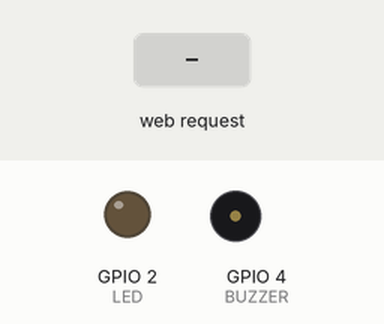
Bench run of a sketch on a simulated ESP32. Parts: output pins drawn as LEDs (lit = HIGH), buzzer (waves = sounding, pin HIGH). The test bench sets the inputs (shaded band). WiFi joins after 1.5 s; servers stay silent unless stated; the audio player accepts every command and is not drawn; what the sketch prints to the serial monitor is not drawn.

Above: at 10.2 s.
10.3 s: HTTP request GET /play?id=1 received
At 10.31 s:
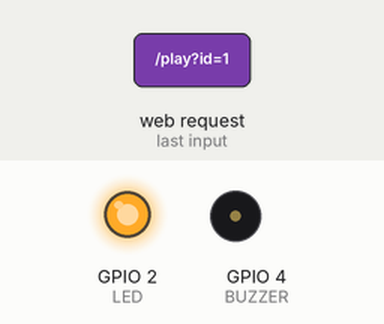
11.8 s: HTTP request GET /play?id=1&name=1&conf=1 received
At 12.7 s:
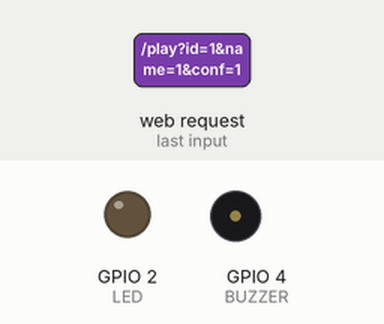
13.3 s: HTTP request GET /play?id=120&name=120&conf=120 received
At 13.8 s:
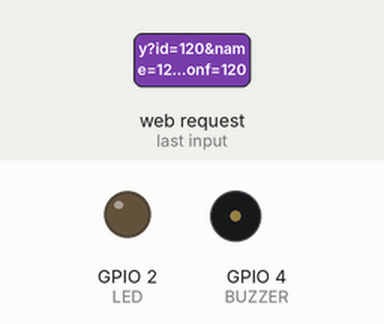
Timing chart, 0 to 16.3 s (numbered marks = the images above; inputs shaded):
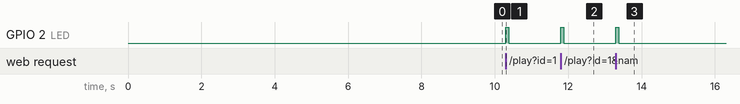

The sketch:

final_code_working.ino
```cpp
#include <WiFi.h>
#include <WebServer.h>
#include <HardwareSerial.h>
#include <DFRobotDFPlayerMini.h>

// --- PINS ---
#define TRIG 5
#define ECHO 18
#define BUZZER 4
#define LED 2
#define RX_PIN 16
#define TX_PIN 17

HardwareSerial mySerial(2);
DFRobotDFPlayerMini player;
WebServer server(80);

// --- WIFI CONFIG ---
const char* ssid = "vivo";
const char* password = "amir1111";

unsigned long lastWiFiTime = 0;
bool isOffline = false;

// ==========================================
// 🛠️ FUNCTION PROTOTYPES (The Fix for PlatformIO)
// ==========================================
void handlePlayRequest();
void runOfflineMode();
// ==========================================

void setup() {
  Serial.begin(115200);
  mySerial.begin(9600, SERIAL_8N1, RX_PIN, TX_PIN);

  pinMode(TRIG, OUTPUT);
  pinMode(ECHO, INPUT);
  pinMode(BUZZER, OUTPUT);
  pinMode(LED, OUTPUT);

  digitalWrite(BUZZER, LOW);
  digitalWrite(LED, LOW);

  Serial.println("\n=========================================");
  Serial.println("  🔊 Smart Stick AI AUDIO CONTROLLER BOOTING");
  Serial.println("=========================================");

  // Initialize DFPlayer
  if (!player.begin(mySerial)) {
    Serial.println("[ERROR] DFPlayer Mini NOT found! Check TX/RX wiring.");
  } else {
    player.volume(25); // Set volume to 25
    Serial.println("[INFO]  DFPlayer Mini Ready.");
    player.play(1); // System ON voice (0001.mp3)
    delay(7000);
    player.play(2); // Ready voice (0002.mp3)
  }

  // Connect to WiFi
  Serial.print("[INFO]  Connecting to WiFi: ");
  Serial.print(ssid);
  WiFi.begin(ssid, password);

  int retries = 0;
  while (WiFi.status() != WL_CONNECTED && retries < 20) {
    delay(500);
    Serial.print(".");
    retries++;
  }

  if(WiFi.status() == WL_CONNECTED) {
    Serial.println("\n[INFO]  WiFi Connected!");
    Serial.print("[INFO]  IP Address: ");
    Serial.println(WiFi.localIP());

    // Setup the /play endpoint
    server.on("/play", HTTP_GET, handlePlayRequest);
    server.begin();
    Serial.println("[INFO]  HTTP Server Started. Listening for AI Detections...");
  } else {
    Serial.println("\n[WARN]  WiFi Failed. Starting in Offline Mode.");
    isOffline = true;
  }
  Serial.println("=========================================\n");
}

void loop() {
  if (WiFi.status() == WL_CONNECTED) {
    if (isOffline) {
       Serial.println("[INFO]  WiFi Restored. Resuming AI Web Server.");
       Serial.println("\n[INFO]  WiFi Connected!");
       Serial.print("[INFO]  IP Address: ");
       Serial.println(WiFi.localIP());
       isOffline = false;
    }
    lastWiFiTime = millis();
    server.handleClient(); // Process incoming requests from Python
  } else if (millis() - lastWiFiTime > 5000 && !isOffline) {
    isOffline = true;
    Serial.println("\n[WARN]  WiFi Connection Lost!");
    Serial.println("[ALERT] Switching to Offline Ultrasonic Mode.");
  }

  if (isOffline) {
    runOfflineMode();
  }
}

// --- STREAMLINED HTTP HANDLER ---
void handlePlayRequest() {
  // Flash LED to show we received a command from Python
  digitalWrite(LED, HIGH);

  // Check if Python sent the 'id' parameter (Required to play a sound)
  if (server.hasArg("id")) {
    int trackID = server.arg("id").toInt();

    // Extract Class Name and Confidence (Fallback to defaults if Python didn't send them)
    String className = server.hasArg("name") ? server.arg("name") : "Unknown";
    String confidence = server.hasArg("conf") ? server.arg("conf") : "N/A";

    // Play the audio track
    if (trackID > 0) {
      player.play(trackID);
    }

    // Print Clean, Professional Log
    if (trackID == 83) {
       Serial.printf("[ALERT]  Confused/Unknown Object | Track: %02d\n", trackID);
    } else {
       // %-12s ensures all class names line up perfectly in the monitor
       Serial.printf("[DETECT] Class: %-12s | Conf: %-4s | Track: %02d\n",
                     className.c_str(), confidence.c_str(), trackID);
    }

    // Tell Python the command was successful so it doesn't freeze
    server.send(200, "text/plain", "OK");
  } else {
    server.send(400, "text/plain", "Error: Missing Track ID");
  }

  delay(50); // Brief delay for the LED flash
  digitalWrite(LED, LOW);
}

// --- OFFLINE SENSOR LOGIC ---
void runOfflineMode() {
  digitalWrite(TRIG, LOW); delayMicroseconds(2);
  digitalWrite(TRIG, HIGH); delayMicroseconds(10);
  digitalWrite(TRIG, LOW);

  long duration = pulseIn(ECHO, HIGH, 30000); // 30ms timeout
  int distance = duration * 0.034 / 2;

  // If object is closer than 100cm (and reading is valid)
  if (distance > 0 && distance < 100) {
    Serial.printf("[ALARM]  Motion Detected! Distance: %d cm\n", distance);
    digitalWrite(BUZZER, HIGH);
    delay(1500); // Beep for 1.5 seconds
    digitalWrite(BUZZER, LOW);
    delay(500);
  }

  delay(100);
}
```

Measured:
- after the input at 10.3 s, GPIO 2 (LED): LOW → HIGH at once, → LOW 0.08 s later
- after the input at 11.8 s, GPIO 2 (LED): LOW → HIGH at once, → LOW 0.08 s later
- after the input at 13.3 s, GPIO 2 (LED): LOW → HIGH at once, → LOW 0.08 s later
